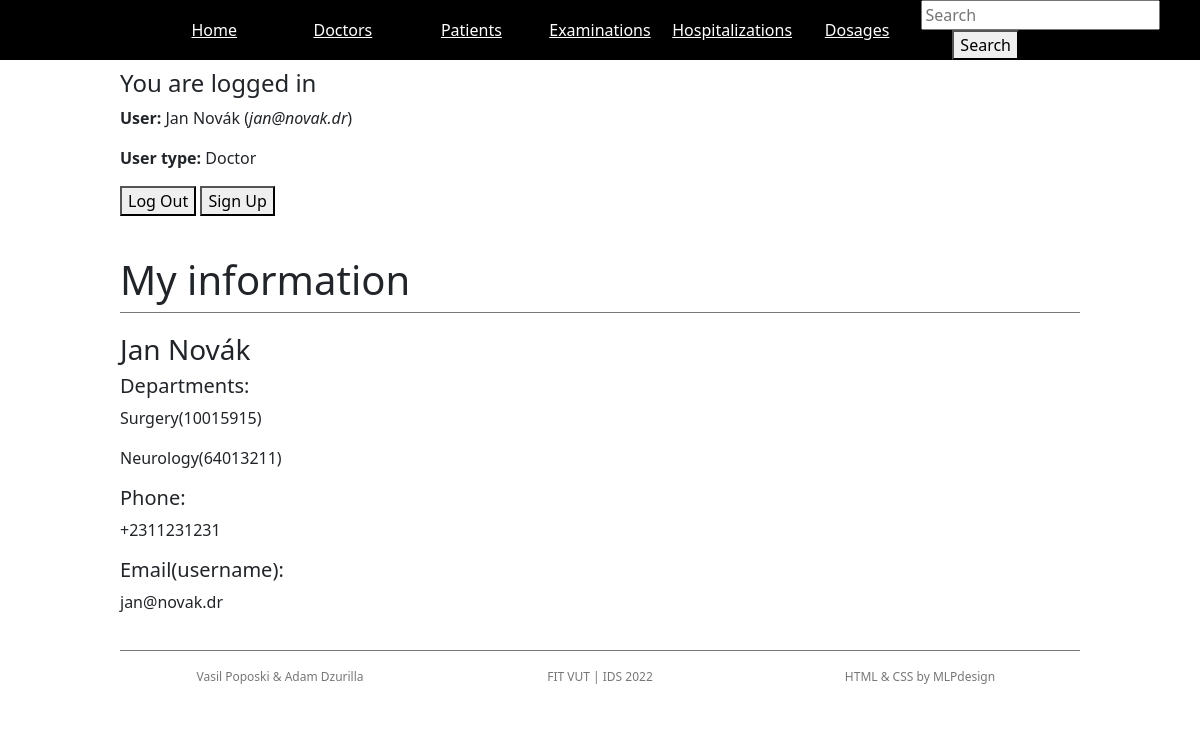
The page / (signed in) on the database its author committed.
### accounts/models.py (models this page shows, shortened)
class User(AbstractUser):
    is_pacient = models.BooleanField(default=False)
    is_doctor = models.BooleanField(default=False)

class Doctor(models.Model):
    user = models.OneToOneField(
        'User', primary_key=True, on_delete=models.CASCADE)
    phone = models.CharField(blank=True, null=True, max_length=50)
    departments = models.ManyToManyField(
        'hospitalapp.Department', related_name='departments')

### hospitalapp/models.py (models this page shows)
class Department(models.Model):
    icpe = models.CharField(primary_key=True, max_length=8)
    title = models.CharField(null=False, max_length=100)
    def __str__(self):
        return self.title + '(%s)' % self.icpe

### hospitalapp/views.py (the view)
# urls.py: path('', views.index, name='index'),
@login_required
def index(request):
    if request.user.is_pacient:
        hospitalizations = Hospitalization.objects.filter(
            pacient__user=request.user)
        examinations = Examination.objects.filter(pacient__user=request.user)
        dosages = Dose.objects.filter(pacient__user=request.user)
        return render(request, 'hospitalapp/index_pacient.html', context={'hospitalizations': hospitalizations,
                                                                          'examinations': examinations,
                                                                          'doses': dosages})
    elif request.user.is_doctor:
        return render(request, 'hospitalapp/index_doctor.html', context={'user': request.user})
    return render(request, 'hospitalapp/index.html', context={})

### hospitalapp/templates/hospitalapp/index_doctor.html (shortened to what this page needs)
{% extends 'base.html' %}
{% block content %}
<div id="pageheader">
	<h1>My information</h1>
</div>
<div class="section">
	<div>
		<h3>{{ user.first_name }} {{ user.last_name }}</h4>
		<h5>Departments:</h5>
			{% for dep in user.doctor.departments.all %}
				<p>{{ dep }}</p>
			{% endfor %}
		<h5>Phone:</h5> <p>{{ user.doctor.phone }}</p>
		<h5>Email(username):</h5> <p>{{ user.username }}</p>
	</div>
</div>
{% endblock %}

### templates/base.html (shortened to what this page needs)
{% load static %}
<!DOCTYPE html>
<html lang="en">
<head>
	<link rel="stylesheet" href="{% static 'styles.css' %}">
	<link rel="stylesheet" href="{% static 'slidy.css' %}">
	<link href="https://cdn.jsdelivr.net/npm/bootstrap@5.0.0-beta1/dist/css/bootstrap.min.css" rel="stylesheet"
>
</head>
<body>
	<div id="menu">
		<nav>
            <ul id="topnav">
				<li><a href="/">Home</a></li>
				<li><a href="{% url 'doctors' %}">Doctors</a></li>
				{% if user.is_authenticated %}
					{% if user.is_doctor %}
						<li><a href="{% url 'patients' %}">Patients</a></li>
						<li><a href="{% url 'examinations' %}">Examinations</a></li>
						<li><a href="{% url 'hospitalizations' %}">Hospitalizations</a></li>
						<li><a href="{% url 'dosages' %}">Dosages</a></li>
					{% endif %}
				{% else %}
					<li><a href="{% url 'login'%}">Log In</a></li>
				{% endif %}
				<li>
                    <form method="POST" action="{% url 'search_result' %}">
                        <input type="search" name="searched" placeholder="Search">
                        <button type="submit">Search</button>
                    </form>
                </li>
			</ul>
		</nav>
	</div>
	<div id="container">
        {% if user.is_authenticated %}
        <div class="section">
            <h4>You are logged in</h4>
			<p><strong>User:</strong> {{ user.first_name }} {{ user.last_name }} (<i>{{ user.username }}</i>)</p>
            <p><strong>User type:</strong> {% if user.is_pacient %} Patient {% endif %} {% if user.is_doctor %} Doctor {% endif %}</p>
			<div>
				<button><a href="{% url 'logout' %}">Log Out</a></button>
				<button><a href="{% url 'signup' %}">Sign Up</a></button>
			</div>
        {% else %}
            <h4>You are not logged in</h4>
            <button><a href="{% url 'login' %}">Log In</a></button>
        {% endif %}
        </div>
        {% block content %} {% endblock %}
    </div>
	<div class="section">
		<div id="credits">
			<div class="col">
				<p>Vasil Poposki &amp Adam Dzurilla</p>
			</div>
			<div class="col">
				<p>FIT VUT | IDS 2022</p>
			</div>
			<div class="col">
				<p><a href="http://mlpdesign.net">HTML & CSS</a> by MLPdesign</p>
			</div>
		</div>
	</div>
</body>
</html>

### static/styles.css (style rules this page uses)
body { background-color:#fefdfb; color: #555; font-family: 'Abel', sans-serif; font-size: 93%; font-weight:normal;margin: 0; }
a:link, a:visited, a:active { color:inherit; text-decoration: none; }
nav { display: table; table-layout: fixed; width: 75%; margin: 0 auto; }
#menu { width:100%; min-height:35px; background-color: #000; position:fixed; z-index:100; top:0; left:0; }
#menu a { background-color:inherit; color: #fff; }
ul#topnav { display: table-row; padding: 0; overflow: hidden; position:relative; bottom:0; }
ul#topnav li { list-style-type: none; display: table-cell; text-align:center; vertical-align:middle; }
ul#topnav li a { display:block; padding:8px; text-decoration:underline; }
#container { width:100%; margin-top:48px; }
#pageheader { padding-top: 20px; display:table; width:80%; margin:auto; }
.section { width:80%; border-top:1px solid #777; padding:20px 0; margin:auto; }
.col { display: table-cell; }
#credits { display:table; table-layout:fixed; width:100%; font-size:12px; color:#777; line-height:100%; text-align:center; }

### static/slidy.css (style rules this page uses)
body { margin: 0; }

### rows shown on the page
User: first_name "Jan", last_name "Novák", username "jan@novak.dr", doctor.phone "+2311231231"
Department: title+icpe "Surgery(10015915)"
Department: title+icpe "Neurology(64013211)"
